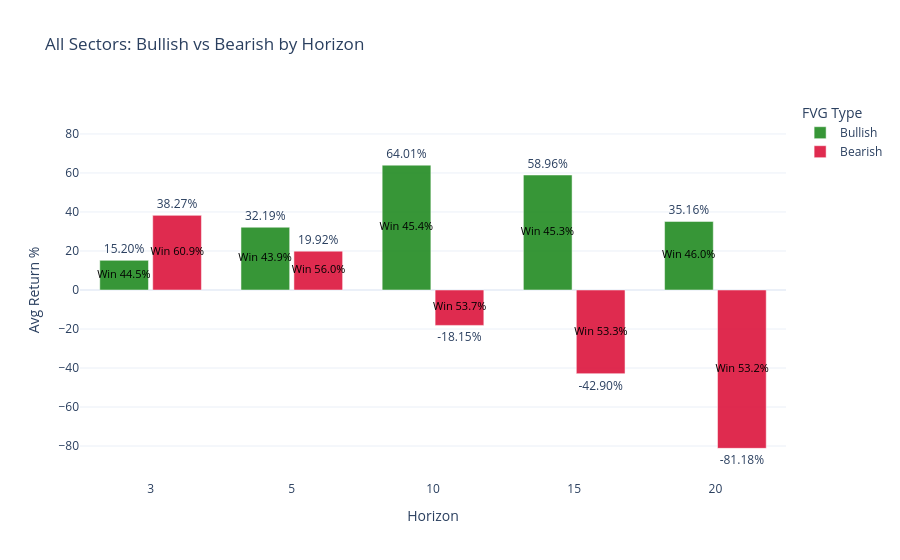
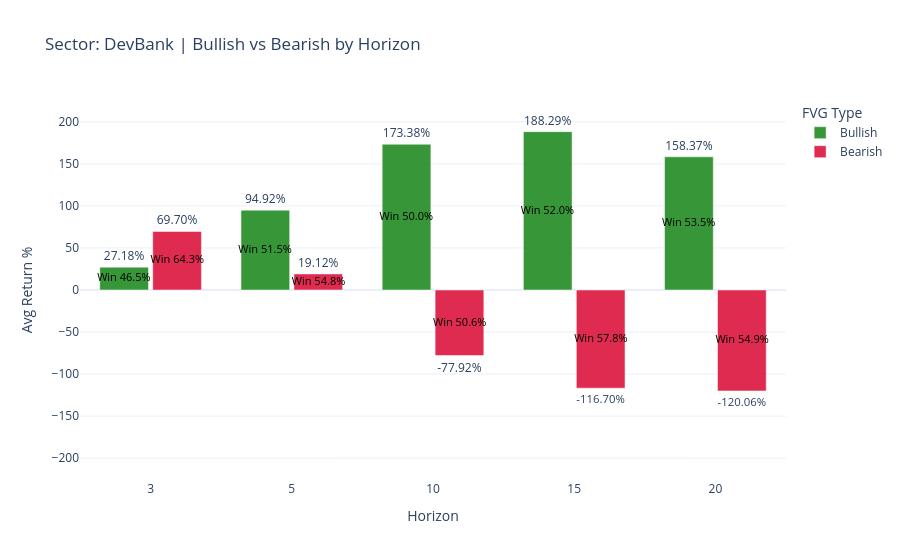
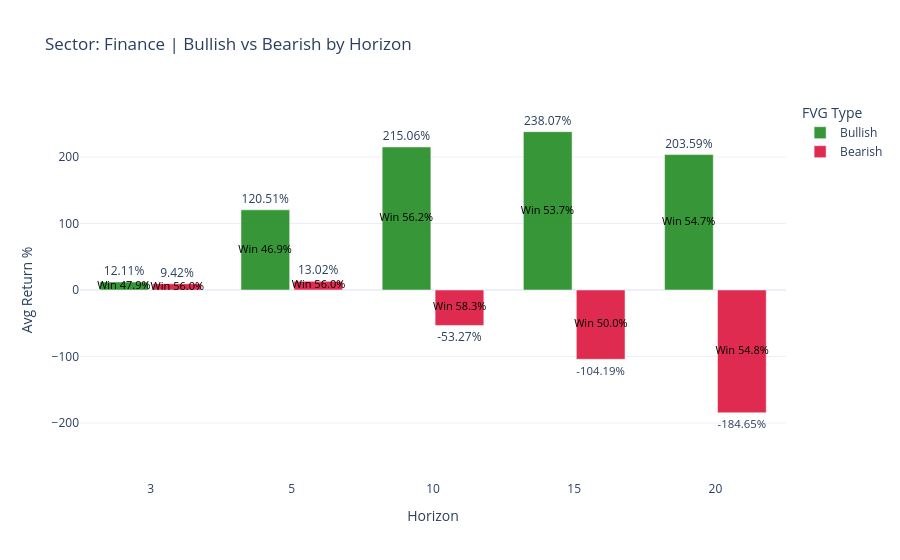
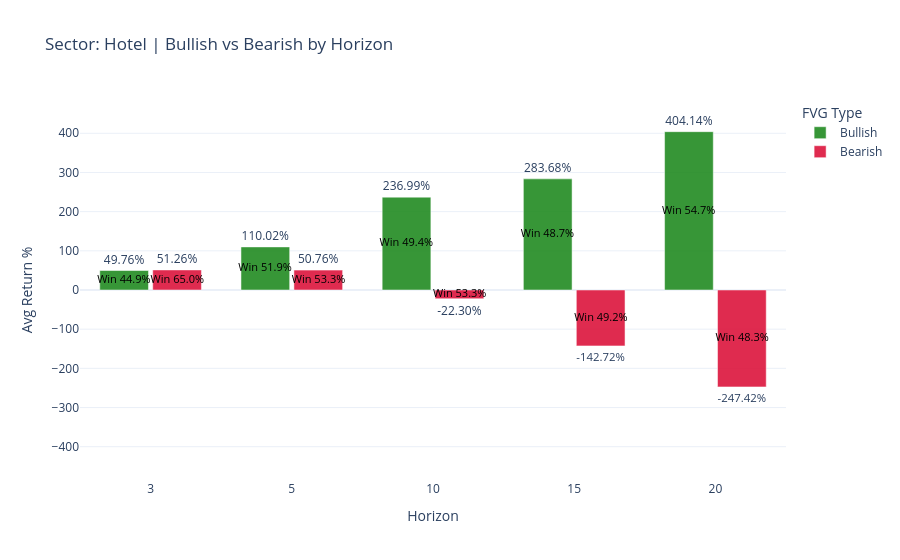

Source (notebook cell) for these figures, in order:
### Code cell
# Grouped bar charts for all summary dataframes
# X-axis: Horizon
# Left bar: Bullish, Right bar: Bearish
# Bar-top label: Avg_Return_Pct value
# Side label: Win_Rate_Pct

if 'summary_by_type' not in globals() or summary_by_type.empty:
    raise ValueError('Run Cell 6 first so summary dataframes are available.')


def plot_grouped_bars_with_winrate(plot_df, title):
    required = {'Horizon', 'FVG_Type', 'Avg_Return_Pct', 'Win_Rate_Pct'}
    missing = required - set(plot_df.columns)
    if missing:
        print(f"Skipped {title}: missing columns {sorted(missing)}")
        return

    local_df = plot_df.copy()
    local_df['FVG_Type'] = pd.Categorical(
        local_df['FVG_Type'], categories=['Bullish', 'Bearish'], ordered=True
    )

    horizons_sorted = sorted(local_df['Horizon'].dropna().unique())
    full_idx = pd.MultiIndex.from_product(
        [horizons_sorted, ['Bullish', 'Bearish']],
        names=['Horizon', 'FVG_Type']
    )

    local_df = (
        local_df.set_index(['Horizon', 'FVG_Type'])
        .reindex(full_idx)
        .reset_index()
    )

    local_df['Avg_Return_Pct'] = local_df['Avg_Return_Pct'].fillna(0.0)
    local_df['Win_Rate_Pct'] = local_df['Win_Rate_Pct'].fillna(0.0)
    local_df['Horizon_Str'] = local_df['Horizon'].astype(int).astype(str)

    bull = local_df[local_df['FVG_Type'] == 'Bullish'].copy()
    bear = local_df[local_df['FVG_Type'] == 'Bearish'].copy()

    fig = go.Figure()

    fig.add_trace(
        go.Bar(
            x=bull['Horizon_Str'],
            y=bull['Avg_Return_Pct'],
            name='Bullish',
            marker_color='rgba(34, 139, 34, 0.9)',
            text=[f"{v:.2f}%" for v in bull['Avg_Return_Pct']],
            textposition='outside',
            cliponaxis=False,
            offsetgroup='Bullish'
        )
    )

    fig.add_trace(
        go.Bar(
            x=bear['Horizon_Str'],
            y=bear['Avg_Return_Pct'],
            name='Bearish',
            marker_color='rgba(220, 20, 60, 0.9)',
            text=[f"{v:.2f}%" for v in bear['Avg_Return_Pct']],
            textposition='outside',
            cliponaxis=False,
            offsetgroup='Bearish'
        )
    )

    # Win labels as separate text traces for stable left/right placement.
    fig.add_trace(
        go.Scatter(
            x=bull['Horizon_Str'],
            y=bull['Avg_Return_Pct'] / 2,
            mode='text',
            text=[f"Win {v:.1f}%" for v in bull['Win_Rate_Pct']],
            textposition='middle left',
            textfont=dict(size=11, color='black'),
            showlegend=False,
            hoverinfo='skip'
        )
    )

    fig.add_trace(
        go.Scatter(
            x=bear['Horizon_Str'],
            y=bear['Avg_Return_Pct'] / 2,
            mode='text',
            text=[f"Win {v:.1f}%" for v in bear['Win_Rate_Pct']],
            textposition='middle right',
            textfont=dict(size=11, color='black'),
            showlegend=False,
            hoverinfo='skip'
        )
    )

    y_max = float(local_df['Avg_Return_Pct'].max()) if not local_df.empty else 1.0
    y_min = float(local_df['Avg_Return_Pct'].min()) if not local_df.empty else -1.0
    span = max(abs(y_max), abs(y_min), 1.0)

    fig.update_layout(
        title=title,
        barmode='group',
        bargap=0.25,
        bargroupgap=0.08,
        xaxis_title='Horizon',
        yaxis_title='Avg Return %',
        template='plotly_white',
        height=560,
        legend_title='FVG Type'
    )

    fig.update_yaxes(range=[-span * 1.2, span * 1.2])
    fig.show()


# Plot for overall Bullish vs Bearish summary
plot_grouped_bars_with_winrate(summary_by_type, 'All Sectors: Bullish vs Bearish by Horizon')

# Plot for each sector dataframe
if 'sector_dataframes' in globals() and sector_dataframes:
    for sector_name in sorted(sector_dataframes.keys()):
        sector_df = sector_dataframes[sector_name].copy()
        plot_grouped_bars_with_winrate(sector_df, f"Sector: {sector_name} | Bullish vs Bearish by Horizon")
else:
    print('sector_dataframes is missing or empty. Run Cell 6 again.')

### Figure 1 — Plotly figure (JSON) as saved in the notebook; plotly's stock layout.template omitted (floating-point values rounded to 4 significant figures)
{"data": [{"cliponaxis": false, "marker": {"color": "rgba(34, 139, 34, 0.9)"}, "name": "Bullish", "offsetgroup": "Bullish", "text": ["15.20%", "32.19%", "64.01%", "58.96%", "35.16%"], "textposition": "outside", "type": "bar", "x": ["3", "5", "10", "15", "20"], "y": [15.2, 32.19, 64.01, 58.96, 35.16]}, {"cliponaxis": false, "marker": {"color": "rgba(220, 20, 60, 0.9)"}, "name": "Bearish", "offsetgroup": "Bearish", "text": ["38.27%", "19.92%", "-18.15%", "-42.90%", "-81.18%"], "textposition": "outside", "type": "bar", "x": ["3", "5", "10", "15", "20"], "y": [38.27, 19.92, -18.15, -42.9, -81.18]}, {"hoverinfo": "skip", "mode": "text", "showlegend": false, "text": ["Win 44.5%", "Win 43.9%", "Win 45.4%", "Win 45.3%", "Win 46.0%"], "textfont": {"color": "black", "size": 11}, "textposition": "middle left", "type": "scatter", "x": ["3", "5", "10", "15", "20"], "y": [7.6, 16.09, 32.01, 29.48, 17.58]}, {"hoverinfo": "skip", "mode": "text", "showlegend": false, "text": ["Win 60.9%", "Win 56.0%", "Win 53.7%", "Win 53.3%", "Win 53.2%"], "textfont": {"color": "black", "size": 11}, "textposition": "middle right", "type": "scatter", "x": ["3", "5", "10", "15", "20"], "y": [19.13, 9.961, -9.074, -21.45, -40.59]}], "layout": {"bargap": 0.25, "bargroupgap": 0.08, "barmode": "group", "height": 560, "legend": {"title": {"text": "FVG Type"}}, "title": {"text": "All Sectors: Bullish vs Bearish by Horizon"}, "xaxis": {"title": {"text": "Horizon"}}, "yaxis": {"range": [-97.41, 97.41], "title": {"text": "Avg Return %"}}}}

### Figure 2 — Plotly figure (JSON) as saved in the notebook; plotly's stock layout.template omitted (floating-point values rounded to 4 significant figures)
{"data": [{"cliponaxis": false, "marker": {"color": "rgba(34, 139, 34, 0.9)"}, "name": "Bullish", "offsetgroup": "Bullish", "text": ["27.18%", "94.92%", "173.38%", "188.29%", "158.37%"], "textposition": "outside", "type": "bar", "x": ["3", "5", "10", "15", "20"], "y": [27.18, 94.92, 173.4, 188.3, 158.4]}, {"cliponaxis": false, "marker": {"color": "rgba(220, 20, 60, 0.9)"}, "name": "Bearish", "offsetgroup": "Bearish", "text": ["69.70%", "19.12%", "-77.92%", "-116.70%", "-120.06%"], "textposition": "outside", "type": "bar", "x": ["3", "5", "10", "15", "20"], "y": [69.7, 19.12, -77.92, -116.7, -120.1]}, {"hoverinfo": "skip", "mode": "text", "showlegend": false, "text": ["Win 46.5%", "Win 51.5%", "Win 50.0%", "Win 52.0%", "Win 53.5%"], "textfont": {"color": "black", "size": 11}, "textposition": "middle left", "type": "scatter", "x": ["3", "5", "10", "15", "20"], "y": [13.59, 47.46, 86.69, 94.15, 79.19]}, {"hoverinfo": "skip", "mode": "text", "showlegend": false, "text": ["Win 64.3%", "Win 54.8%", "Win 50.6%", "Win 57.8%", "Win 54.9%"], "textfont": {"color": "black", "size": 11}, "textposition": "middle right", "type": "scatter", "x": ["3", "5", "10", "15", "20"], "y": [34.85, 9.56, -38.96, -58.35, -60.03]}], "layout": {"bargap": 0.25, "bargroupgap": 0.08, "barmode": "group", "height": 560, "legend": {"title": {"text": "FVG Type"}}, "title": {"text": "Sector: DevBank | Bullish vs Bearish by Horizon"}, "xaxis": {"title": {"text": "Horizon"}}, "yaxis": {"range": [-226.0, 226.0], "title": {"text": "Avg Return %"}}}}

### Figure 3 — Plotly figure (JSON) as saved in the notebook; plotly's stock layout.template omitted (floating-point values rounded to 4 significant figures)
{"data": [{"cliponaxis": false, "marker": {"color": "rgba(34, 139, 34, 0.9)"}, "name": "Bullish", "offsetgroup": "Bullish", "text": ["12.11%", "120.51%", "215.06%", "238.07%", "203.59%"], "textposition": "outside", "type": "bar", "x": ["3", "5", "10", "15", "20"], "y": [12.11, 120.5, 215.1, 238.1, 203.6]}, {"cliponaxis": false, "marker": {"color": "rgba(220, 20, 60, 0.9)"}, "name": "Bearish", "offsetgroup": "Bearish", "text": ["9.42%", "13.02%", "-53.27%", "-104.19%", "-184.65%"], "textposition": "outside", "type": "bar", "x": ["3", "5", "10", "15", "20"], "y": [9.417, 13.02, -53.27, -104.2, -184.6]}, {"hoverinfo": "skip", "mode": "text", "showlegend": false, "text": ["Win 47.9%", "Win 46.9%", "Win 56.2%", "Win 53.7%", "Win 54.7%"], "textfont": {"color": "black", "size": 11}, "textposition": "middle left", "type": "scatter", "x": ["3", "5", "10", "15", "20"], "y": [6.055, 60.26, 107.5, 119.0, 101.8]}, {"hoverinfo": "skip", "mode": "text", "showlegend": false, "text": ["Win 56.0%", "Win 56.0%", "Win 58.3%", "Win 50.0%", "Win 54.8%"], "textfont": {"color": "black", "size": 11}, "textposition": "middle right", "type": "scatter", "x": ["3", "5", "10", "15", "20"], "y": [4.709, 6.51, -26.63, -52.1, -92.32]}], "layout": {"bargap": 0.25, "bargroupgap": 0.08, "barmode": "group", "height": 560, "legend": {"title": {"text": "FVG Type"}}, "title": {"text": "Sector: Finance | Bullish vs Bearish by Horizon"}, "xaxis": {"title": {"text": "Horizon"}}, "yaxis": {"range": [-285.7, 285.7], "title": {"text": "Avg Return %"}}}}

### Figure 4 — Plotly figure (JSON) as saved in the notebook; plotly's stock layout.template omitted (floating-point values rounded to 4 significant figures)
{"data": [{"cliponaxis": false, "marker": {"color": "rgba(34, 139, 34, 0.9)"}, "name": "Bullish", "offsetgroup": "Bullish", "text": ["49.76%", "110.02%", "236.99%", "283.68%", "404.14%"], "textposition": "outside", "type": "bar", "x": ["3", "5", "10", "15", "20"], "y": [49.76, 110.0, 237.0, 283.7, 404.1]}, {"cliponaxis": false, "marker": {"color": "rgba(220, 20, 60, 0.9)"}, "name": "Bearish", "offsetgroup": "Bearish", "text": ["51.26%", "50.76%", "-22.30%", "-142.72%", "-247.42%"], "textposition": "outside", "type": "bar", "x": ["3", "5", "10", "15", "20"], "y": [51.26, 50.76, -22.3, -142.7, -247.4]}, {"hoverinfo": "skip", "mode": "text", "showlegend": false, "text": ["Win 44.9%", "Win 51.9%", "Win 49.4%", "Win 48.7%", "Win 54.7%"], "textfont": {"color": "black", "size": 11}, "textposition": "middle left", "type": "scatter", "x": ["3", "5", "10", "15", "20"], "y": [24.88, 55.01, 118.5, 141.8, 202.1]}, {"hoverinfo": "skip", "mode": "text", "showlegend": false, "text": ["Win 65.0%", "Win 53.3%", "Win 53.3%", "Win 49.2%", "Win 48.3%"], "textfont": {"color": "black", "size": 11}, "textposition": "middle right", "type": "scatter", "x": ["3", "5", "10", "15", "20"], "y": [25.63, 25.38, -11.15, -71.36, -123.7]}], "layout": {"bargap": 0.25, "bargroupgap": 0.08, "barmode": "group", "height": 560, "legend": {"title": {"text": "FVG Type"}}, "title": {"text": "Sector: Hotel | Bullish vs Bearish by Horizon"}, "xaxis": {"title": {"text": "Horizon"}}, "yaxis": {"range": [-485.0, 485.0], "title": {"text": "Avg Return %"}}}}
